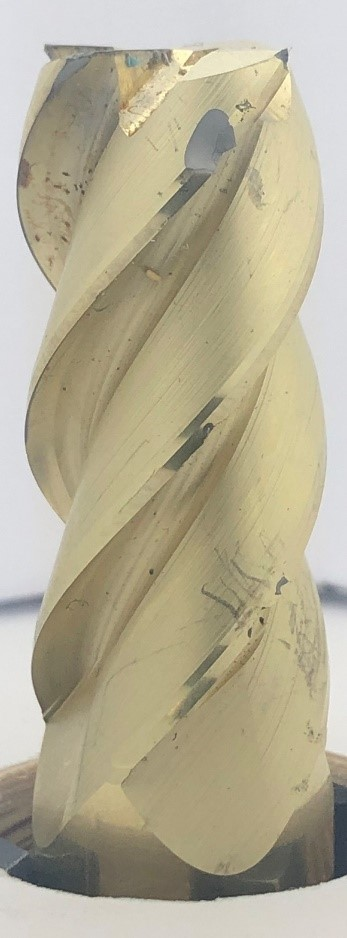
#> input picture Kurs_9/26_OpenCV_Image_Threshold/Bild_IPhone.jpg, 347 x 938 px
$ python schwellenwert.py --image Bild_IPhone.jpg
#> lines starting #> are read from the running program, lines starting #| are printed output that depends on the picture; after the words box and inside, x2 and y2 are one past the last pixel; in counts of white or black regions, pixels touching at a corner belong together
### Kurs_9/26_OpenCV_Image_Threshold/hilfs.py
import numpy as np
import cv2
import matplotlib.pyplot as plt

img = cv2.imread("Bild_IPhone.jpg")
#> img is the input picture: shape (938, 347, 3); mean B, G, R 149.3, 173.4, 180.4
#cv2.imshow("Bild",img)
#cv2.waitKey(0)

bottomLeftCornerOfText =(0,20)
bot = bottomLeftCornerOfText


font = cv2.FONT_HERSHEY_SIMPLEX
fo = font

fontScale = 1
fs = fontScale

fontColor = (0,255,0)
fc = fontColor

lineType = 2
lt = lineType


#Aus dem internet: step 51, maxValue =255, nrow = 3, ncols = maxValue// step
# [15 lines left out: function loopThresh, not called in this run]


def adploopThresh(image, step, maxValue,adaptiveMethod, thresholdtype,blocksize,paramter):
	nocols= maxValue/step
	i = 0
	#fig = plt.figure()
	fig, axs = plt.subplots(1,int(nocols)+1,figsize = (18,6))
	for thresh in range(0, maxValue, step):

		dst = cv2.adaptiveThreshold(image, thresh, adaptiveMethod, thresholdtype,blocksize,paramter)
		#fig.add_subplot(nrow, nocols, i)
		print(i)
		axs[i].imshow(dst)
		axs[i].set_title(str(thresh)+"Blocksize: {}, Paramter {}".format(str(blocksize), str(paramter)))
		print(thresh)
		i = i+1
	plt.show()


#loopThresh(img,51,255,3)

### Kurs_9/26_OpenCV_Image_Threshold/schwellenwert.py
import numpy as np
import argparse
import cv2
import vg
import sys
from matplotlib import pyplot as plt
from tkinter import *
from hilfs import*
import hilfs


ap = argparse.ArgumentParser()
ap.add_argument("-i", "--image", required = True, help = "Enter Path to the Image")
args = vars(ap.parse_args())
# Bild hochladen
image = cv2.imread(args["image"])
#Zeigt ein normales Image
Bildname = args['image'][:-4]
#burred = np.stack([])


# Bild in Graustufen konvertieren

image = cv2.cvtColor(image, cv2.COLOR_BGR2GRAY)
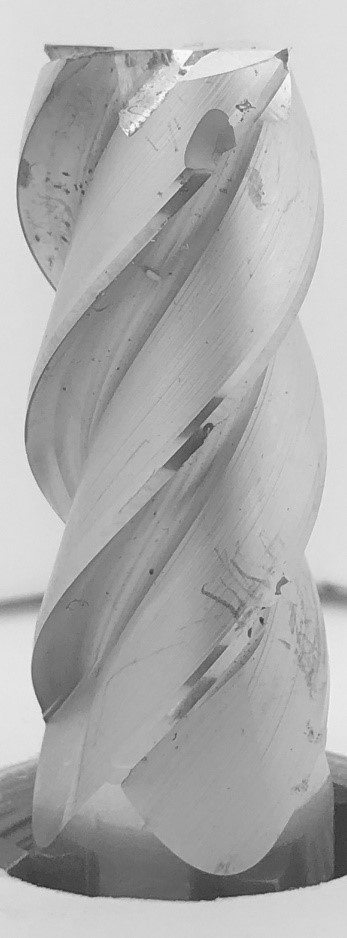
#> image: shape (938, 347); min 40, max 251, mean 172.7


# Gaussian blurring implementieren
blurred = cv2.GaussianBlur(image, (5,5),0)
cv2.imshow("Gauss Buller", blurred)
cv2.imwrite(Bildname + "Gauss Buller_Threshold.jpg", blurred)
# [8 lines of commented-out code are left out]
(T, thresh) = cv2.threshold(blurred, 155,255, cv2.THRESH_BINARY)
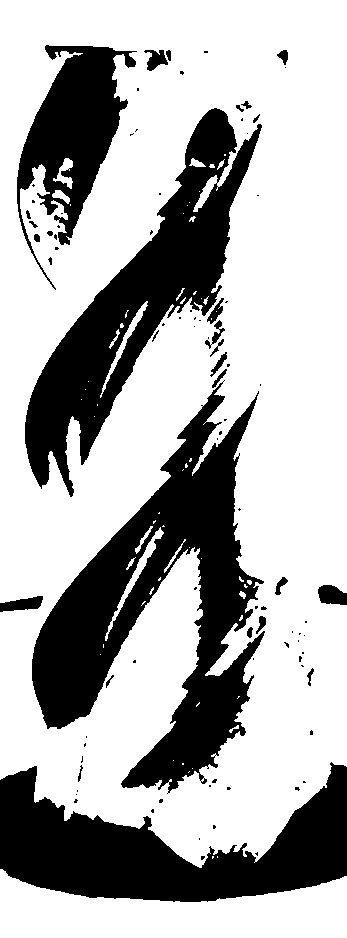
#> thresh: shape (938, 347); 68.7% white; 92 black regions (63 under 20 px), largest, box (x1, y1, x2, y2) and area: (32, 380, 265, 794) 36417, (25, 108, 262, 497) 25984, (0, 762, 347, 902) 25045
#cv2.imshow("Threshold Binary", thresh)

##loopThresh(image,51,255,3,cv2.THRESH_BINARY_INV)
#Simple Thresholding using inv binary
(T, threshInv) = cv2.threshold(blurred, 155,255, cv2.THRESH_BINARY_INV)
#cv2.imshow("Threshold Inv Binary", threshInv)
#cv2.imshow("automatisch", cv2.bitwise_and(image, image, mask = threshInv))
#cv2.waitKey(0)


#adaptive thresholding using mean
adploopThresh(image,51,255,cv2.ADAPTIVE_THRESH_MEAN_C,cv2.THRESH_BINARY_INV,15,8)
#> after the loop in adploopThresh, `for thresh in range(0, maxValue, step):`: i = 5
threshAM = cv2.adaptiveThreshold(blurred, 255, cv2.ADAPTIVE_THRESH_MEAN_C, cv2.THRESH_BINARY_INV,11,4)
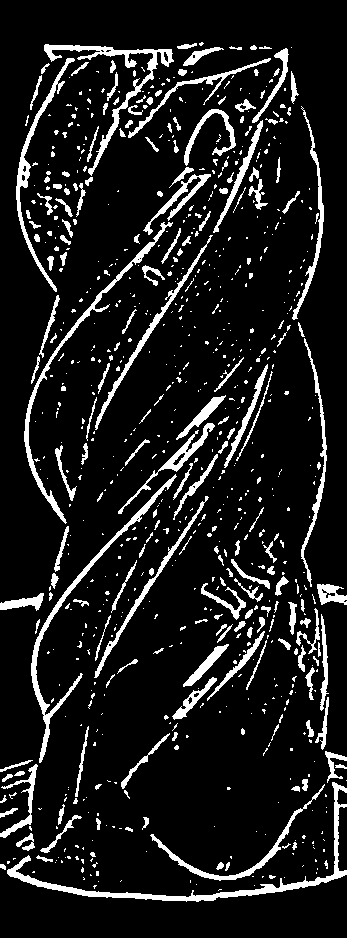
#> threshAM: shape (938, 347); 11.1% white; 784 white regions (579 under 20 px), largest, box (x1, y1, x2, y2) and area: (7, 782, 347, 902) 2571, (31, 474, 177, 763) 1847, (44, 44, 174, 176) 1738
cv2.imshow("adM4", threshAM)
#cv2.waitKey(0)

#adaptive thresholding using gaussian
adploopThresh(image,51,255,cv2.ADAPTIVE_THRESH_GAUSSIAN_C,cv2.THRESH_BINARY_INV,15,10)
#> call 2 of adploopThresh, with step = 51, maxValue = 255, adaptiveMethod = 1, thresholdtype = 1, blocksize = 15, paramter = 10
#> the loop in adploopThresh (call 2), `for thresh in range(0, maxValue, step): ` made 5 passes
#> pass 2, in adploopThresh (call 2), `dst = cv2.adaptiveThreshold(image, thresh, adaptiveMethod, thresholdty..`:
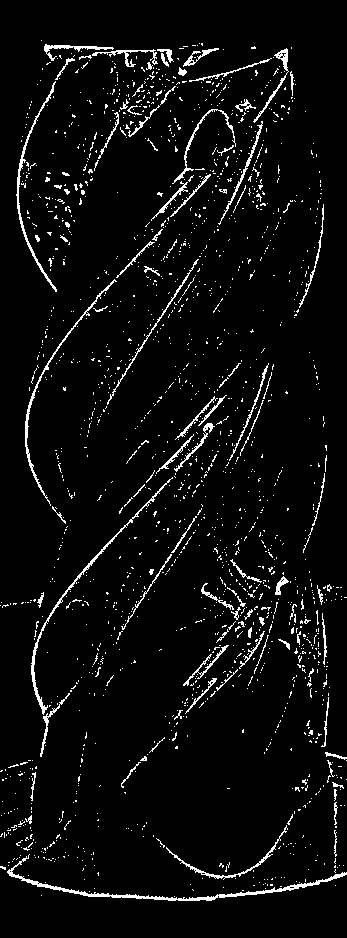
#> dst: shape (938, 347); values 0 (black) and 51 (white), 4.9% white in thin lines or dots
#> in adploopThresh (call 2), `plt.show()`:
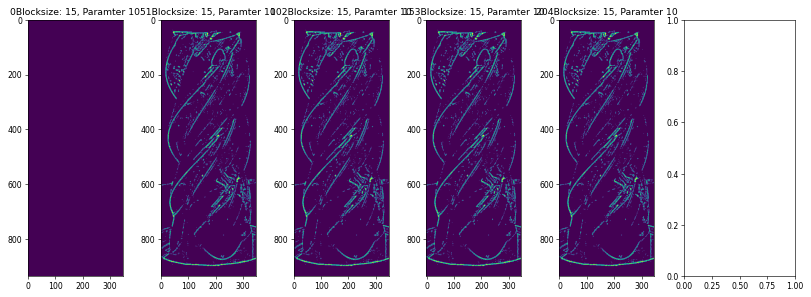
#> figure drawn by matplotlib, 5 panels
threshAG = cv2.adaptiveThreshold(blurred, 255, cv2.ADAPTIVE_THRESH_GAUSSIAN_C, cv2.THRESH_BINARY_INV,11,4)
#> threshAG: shape (938, 347); 6.5% white in thin lines or dots
cv2.imshow("adG4", threshAG)
cv2.waitKey(0)


threshAM1 = cv2.adaptiveThreshold(blurred, 255, cv2.ADAPTIVE_THRESH_MEAN_C, cv2.THRESH_BINARY_INV,11,8)
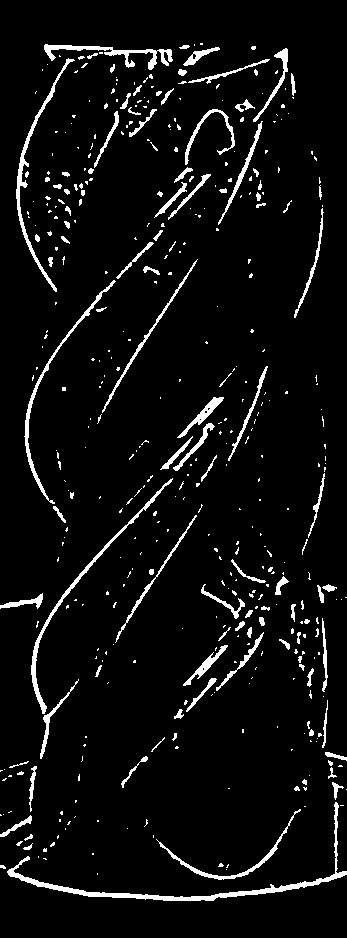
#> threshAM1: shape (938, 347); 5.6% white; 437 white regions (330 under 20 px), largest, box (x1, y1, x2, y2) and area: (7, 802, 347, 901) 1929, (31, 478, 173, 714) 1029, (16, 58, 75, 292) 958
cv2.imshow("adM8", threshAM1)
#cv2.waitKey(0)

#adaptive thresholding using gaussian
threshAG1 = cv2.adaptiveThreshold(blurred, 255, cv2.ADAPTIVE_THRESH_GAUSSIAN_C, cv2.THRESH_BINARY_INV,11,8)
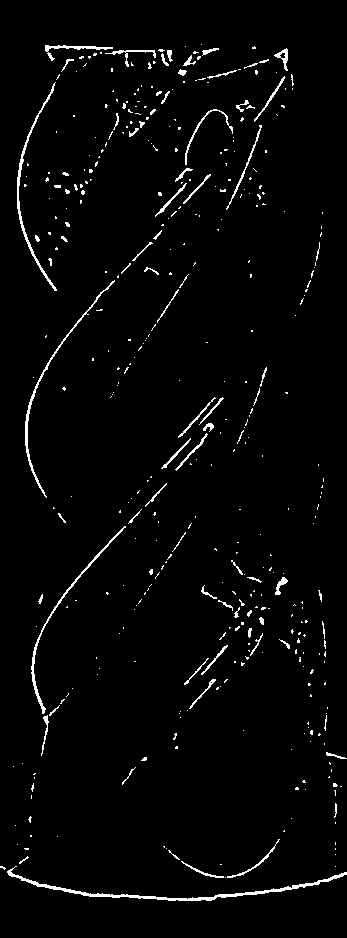
#> threshAG1: shape (938, 347); 2.6% white in thin lines or dots
cv2.imshow("adG8", threshAG1)
cv2.waitKey(0)
